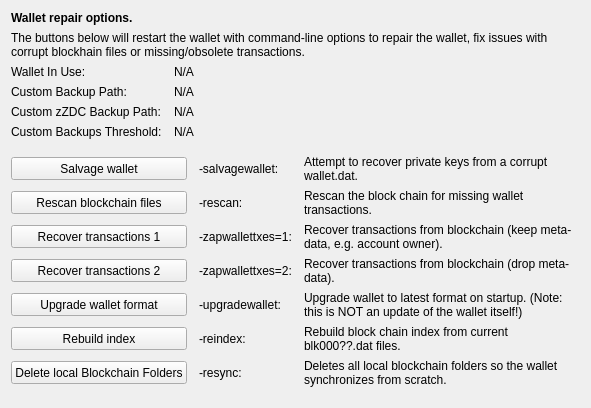
     <widget class="QWidget" name="tab_repair">
      <attribute name="title">
       <string>&amp;Wallet Repair</string>
      </attribute>
      <layout class="QGridLayout" name="gridLayout_4" columnstretch="0,0,0,0">
       <property name="horizontalSpacing">
        <number>12</number>
       </property>
       <item row="0" column="0" colspan="4">
        <widget class="QLabel" name="label_repair_header">
         <property name="font">
          <font>
           <weight>75</weight>
           <bold>true</bold>
          </font>
         </property>
         <property name="text">
          <string>Wallet repair options.</string>
         </property>
        </widget>
       </item>
       <item row="1" column="0" colspan="4">
        <widget class="QLabel" name="label_repair_helptext">
         <property name="font">
          <font>
           <weight>50</weight>
           <bold>false</bold>
          </font>
         </property>
         <property name="text">
          <string>The buttons below will restart the wallet with command-line options to repair the wallet, fix issues with corrupt blockhain files or missing/obsolete transactions.</string>
         </property>
         <property name="wordWrap">
          <bool>true</bool>
         </property>
        </widget>
       </item>
       <item row="2" column="0">
        <widget class="QLabel" name="wallet_path_label">
         <property name="text">
          <string>Wallet In Use:</string>
         </property>
        </widget>
       </item>
       <item row="2" column="1" colspan="3">
        <widget class="QLabel" name="wallet_path">
         <property name="cursor">
          <cursorShape>IBeamCursor</cursorShape>
         </property>
         <property name="text">
          <string>N/A</string>
         </property>
         <property name="textFormat">
          <enum>Qt::PlainText</enum>
         </property>
         <property name="textInteractionFlags">
          <set>Qt::LinksAccessibleByMouse|Qt::TextSelectableByKeyboard|Qt::TextSelectableByMouse</set>
         </property>
        </widget>
       </item>
       <item row="3" column="0">
        <widget class="QLabel" name="wallet_custombackuppath_label">
         <property name="text">
          <string>Custom Backup Path:</string>
         </property>
         <property name="visible">
          <bool>false</bool>
         </property>
        </widget>
       </item>
       <item row="3" column="1" colspan="3">
        <widget class="QLabel" name="wallet_custombackuppath">
         <property name="cursor">
          <cursorShape>IBeamCursor</cursorShape>
         </property>
         <property name="text">
          <string>N/A</string>
         </property>
         <property name="textFormat">
          <enum>Qt::PlainText</enum>
         </property>
         <property name="textInteractionFlags">
          <set>Qt::LinksAccessibleByMouse|Qt::TextSelectableByKeyboard|Qt::TextSelectableByMouse</set>
         </property>
         <property name="visible">
          <bool>false</bool>
         </property>
        </widget>
       </item>
       <item row="4" column="0">
        <widget class="QLabel" name="wallet_customzzdcbackuppath_label">
         <property name="text">
          <string>Custom zZDC Backup Path:</string>
         </property>
         <property name="visible">
          <bool>false</bool>
         </property>
        </widget>
       </item>
       <item row="4" column="1" colspan="3">
        <widget class="QLabel" name="wallet_customzzdcbackuppath">
         <property name="cursor">
          <cursorShape>IBeamCursor</cursorShape>
         </property>
         <property name="text">
          <string>N/A</string>
         </property>
         <property name="textFormat">
          <enum>Qt::PlainText</enum>
         </property>
         <property name="textInteractionFlags">
          <set>Qt::LinksAccessibleByMouse|Qt::TextSelectableByKeyboard|Qt::TextSelectableByMouse</set>
         </property>
         <property name="visible">
          <bool>false</bool>
         </property>
        </widget>
       </item>
       <item row="5" column="0">
        <widget class="QLabel" name="wallet_custombackupthreshold_label">
         <property name="text">
          <string>Custom Backups Threshold:</string>
         </property>
         <property name="visible">
          <bool>false</bool>
         </property>
        </widget>
       </item>
       <item row="5" column="1" colspan="3">
        <widget class="QLabel" name="wallet_custombackupthreshold">
         <property name="cursor">
          <cursorShape>IBeamCursor</cursorShape>
         </property>
         <property name="text">
          <string>N/A</string>
         </property>
         <property name="textFormat">
          <enum>Qt::PlainText</enum>
         </property>
         <property name="textInteractionFlags">
          <set>Qt::LinksAccessibleByMouse|Qt::TextSelectableByKeyboard|Qt::TextSelectableByMouse</set>
         </property>
         <property name="visible">
          <bool>false</bool>
         </property>
        </widget>
       </item>
       <item row="6" column="0">
        <spacer name="verticalSpacer_repair1">
         <property name="orientation">
          <enum>Qt::Vertical</enum>
         </property>
         <property name="sizeHint" stdset="0">
          <size>
           <width>10</width>
           <height>10</height>
          </size>
         </property>
        </spacer>
       </item>
       <item row="7" column="0" colspan="2">
        <widget class="QPushButton" name="btn_salvagewallet">
         <property name="minimumSize">
          <size>
           <width>100</width>
           <height>23</height>
          </size>
         </property>
         <property name="text">
          <string>Salvage wallet</string>
         </property>
        </widget>
       </item>
       <item row="7" column="2">
        <widget class="QLabel" name="label_repair_salvage_command">
         <property name="text">
          <string notr="true">-salvagewallet:</string>
         </property>
        </widget>
       </item>
       <item row="7" column="3">
        <widget class="QLabel" name="label_repair_salvage">
         <property name="text">
          <string>Attempt to recover private keys from a corrupt wallet.dat.</string>
         </property>
         <property name="wordWrap">
          <bool>true</bool>
         </property>
        </widget>
       </item>
       <item row="8" column="0" colspan="2">
        <widget class="QPushButton" name="btn_rescan">
         <property name="minimumSize">
          <size>
           <width>100</width>
           <height>23</height>
          </size>
         </property>
         <property name="text">
          <string>Rescan blockchain files</string>
         </property>
        </widget>
       </item>
       <item row="8" column="2">
        <widget class="QLabel" name="label_repair_rescan_command">
         <property name="text">
          <string notr="true">-rescan:</string>
         </property>
        </widget>
       </item>
       <item row="8" column="3">
        <widget class="QLabel" name="label_repair_rescan">
         <property name="text">
          <string>Rescan the block chain for missing wallet transactions.</string>
         </property>
         <property name="wordWrap">
          <bool>true</bool>
         </property>
        </widget>
       </item>
       <item row="9" column="0" colspan="2">
        <widget class="QPushButton" name="btn_zapwallettxes1">
         <property name="minimumSize">
          <size>
           <width>100</width>
           <height>23</height>
          </size>
         </property>
         <property name="text">
          <string>Recover transactions 1</string>
         </property>
        </widget>
       </item>
       <item row="9" column="2">
        <widget class="QLabel" name="label_repair_zap1_command">
         <property name="text">
          <string notr="true">-zapwallettxes=1:</string>
         </property>
        </widget>
       </item>
       <item row="9" column="3">
        <widget class="QLabel" name="label_repair_zap1">
         <property name="text">
          <string>Recover transactions from blockchain (keep meta-data, e.g. account owner).</string>
         </property>
         <property name="wordWrap">
          <bool>true</bool>
         </property>
        </widget>
       </item>
       <item row="10" column="0" colspan="2">
        <widget class="QPushButton" name="btn_zapwallettxes2">
         <property name="minimumSize">
          <size>
           <width>100</width>
           <height>23</height>
          </size>
         </property>
         <property name="text">
          <string>Recover transactions 2</string>
         </property>
        </widget>
       </item>
       <item row="10" column="2">
        <widget class="QLabel" name="label_repair_zap2_command">
         <property name="text">
          <string notr="true">-zapwallettxes=2:</string>
         </property>
        </widget>
       </item>
       <item row="10" column="3">
        <widget class="QLabel" name="label_repair_zap2">
         <property name="text">
          <string>Recover transactions from blockchain (drop meta-data).</string>
         </property>
         <property name="wordWrap">
          <bool>true</bool>
         </property>
        </widget>
       </item>
       <item row="11" column="0" colspan="2">
        <widget class="QPushButton" name="btn_upgradewallet">
         <property name="minimumSize">
          <size>
           <width>100</width>
           <height>23</height>
          </size>
         </property>
         <property name="text">
          <string>Upgrade wallet format</string>
         </property>
        </widget>
       </item>
       <item row="11" column="2">
        <widget class="QLabel" name="label_repair_upgrade_command">
         <property name="text">
          <string notr="true">-upgradewallet:</string>
         </property>
        </widget>
       </item>
       <item row="11" column="3">
        <widget class="QLabel" name="label_repair_upgrade">
         <property name="text">
          <string>Upgrade wallet to latest format on startup. (Note: this is NOT an update of the wallet itself!)</string>
         </property>
         <property name="wordWrap">
          <bool>true</bool>
         </property>
        </widget>
       </item>
       <item row="12" column="0" colspan="2">
        <widget class="QPushButton" name="btn_reindex">
         <property name="minimumSize">
          <size>
           <width>100</width>
           <height>23</height>
          </size>
         </property>
         <property name="text">
          <string>Rebuild index</string>
         </property>
        </widget>
       </item>
       <item row="12" column="2">
        <widget class="QLabel" name="label_repair_reindex_command">
         <property name="text">
          <string notr="true">-reindex:</string>
         </property>
        </widget>
       </item>
       <item row="12" column="3">
        <widget class="QLabel" name="label_repair_reindex">
         <property name="text">
          <string>Rebuild block chain index from current blk000??.dat files.</string>
         </property>
         <property name="wordWrap">
          <bool>true</bool>
         </property>
        </widget>
       </item>
       <item row="13" column="0" colspan="2">
        <widget class="QPushButton" name="btn_resync">
         <property name="minimumSize">
          <size>
           <width>100</width>
           <height>23</height>
          </size>
         </property>
         <property name="text">
          <string>Delete local Blockchain Folders</string>
         </property>
        </widget>
       </item>
       <item row="13" column="2">
        <widget class="QLabel" name="label_repair_resync_command">
         <property name="text">
          <string>-resync:</string>
         </property>
        </widget>
       </item>
       <item row="13" column="3">
        <widget class="QLabel" name="label_repair_resync">
         <property name="text">
          <string>Deletes all local blockchain folders so the wallet synchronizes from scratch.</string>
         </property>
         <property name="wordWrap">
          <bool>true</bool>
         </property>
        </widget>
       </item>
       <item row="14" column="0">
        <spacer name="verticalSpacer_repair2">
         <property name="orientation">
          <enum>Qt::Vertical</enum>
         </property>
         <property name="sizeHint" stdset="0">
          <size>
           <width>20</width>
           <height>10</height>
          </size>
         </property>
        </spacer>
       </item>
      </layout>
     </widget>
